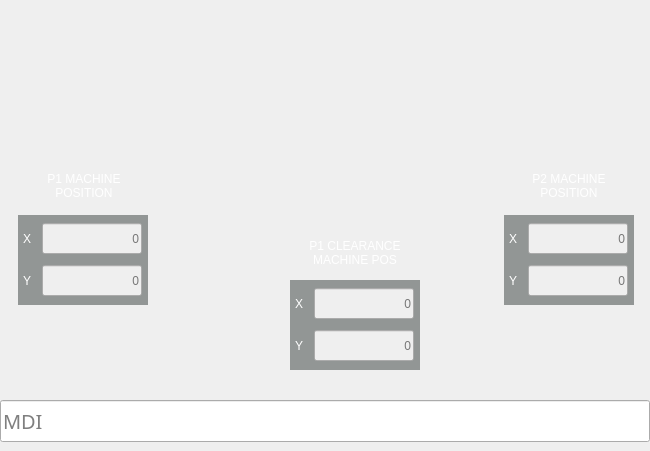
        <widget class="QWidget" name="widget_17" native="true">
         <property name="sizePolicy">
          <sizepolicy hsizetype="Preferred" vsizetype="Preferred">
           <horstretch>1</horstretch>
           <verstretch>0</verstretch>
          </sizepolicy>
         </property>
         <layout class="QVBoxLayout" name="verticalLayout_3">
          <property name="spacing">
           <number>0</number>
          </property>
          <property name="leftMargin">
           <number>0</number>
          </property>
          <property name="topMargin">
           <number>0</number>
          </property>
          <property name="rightMargin">
           <number>0</number>
          </property>
          <property name="bottomMargin">
           <number>9</number>
          </property>
          <item>
           <widget class="QWidget" name="widget_15" native="true">
            <property name="sizePolicy">
             <sizepolicy hsizetype="Fixed" vsizetype="Preferred">
              <horstretch>0</horstretch>
              <verstretch>0</verstretch>
             </sizepolicy>
            </property>
            <property name="minimumSize">
             <size>
              <width>650</width>
              <height>400</height>
             </size>
            </property>
            <property name="maximumSize">
             <size>
              <width>650</width>
              <height>400</height>
             </size>
            </property>
            <widget class="QLabel" name="label_17">
             <property name="geometry">
              <rect>
               <x>149</x>
               <y>27</y>
               <width>353</width>
               <height>300</height>
              </rect>
             </property>
             <property name="sizePolicy">
              <sizepolicy hsizetype="Fixed" vsizetype="Fixed">
               <horstretch>0</horstretch>
               <verstretch>0</verstretch>
              </sizepolicy>
             </property>
             <property name="pixmap">
              <pixmap resource="../../probe_basic.qrc">:/images/fork_points.png</pixmap>
             </property>
            </widget>
            <widget class="QWidget" name="widget_24" native="true">
             <property name="geometry">
              <rect>
               <x>18</x>
               <y>215</y>
               <width>130</width>
               <height>90</height>
              </rect>
             </property>
             <property name="sizePolicy">
              <sizepolicy hsizetype="Fixed" vsizetype="Fixed">
               <horstretch>0</horstretch>
               <verstretch>0</verstretch>
              </sizepolicy>
             </property>
             <property name="layoutDirection">
              <enum>Qt::RightToLeft</enum>
             </property>
             <property name="styleSheet">
              <string notr="true">.QWidget {
    background-color: #929695;
}</string>
             </property>
             <layout class="QVBoxLayout" name="verticalLayout_6">
              <property name="leftMargin">
               <number>0</number>
              </property>
              <property name="topMargin">
               <number>6</number>
              </property>
              <property name="rightMargin">
               <number>0</number>
              </property>
              <property name="bottomMargin">
               <number>6</number>
              </property>
              <item>
               <widget class="QWidget" name="widget_26" native="true">
                <property name="layoutDirection">
                 <enum>Qt::LeftToRight</enum>
                </property>
                <layout class="QHBoxLayout" name="horizontalLayout_10">
                 <property name="leftMargin">
                  <number>0</number>
                 </property>
                 <property name="topMargin">
                  <number>0</number>
                 </property>
                 <property name="rightMargin">
                  <number>0</number>
                 </property>
                 <property name="bottomMargin">
                  <number>0</number>
                 </property>
                 <item>
                  <widget class="QLabel" name="label_40">
                   <property name="sizePolicy">
                    <sizepolicy hsizetype="Fixed" vsizetype="Fixed">
                     <horstretch>0</horstretch>
                     <verstretch>0</verstretch>
                    </sizepolicy>
                   </property>
                   <property name="styleSheet">
                    <string notr="true">QLabel {
    color: white;
	font: 17pt &quot;Bebas Kai&quot;;
}</string>
                   </property>
                   <property name="text">
                    <string>X</string>
                   </property>
                  </widget>
                 </item>
                 <item>
                  <widget class="VCPSettingsLineEdit" name="rack_pocket_1_x_3984">
                   <property name="enabled">
                    <bool>false</bool>
                   </property>
                   <property name="sizePolicy">
                    <sizepolicy hsizetype="Fixed" vsizetype="Fixed">
                     <horstretch>0</horstretch>
                     <verstretch>0</verstretch>
                    </sizepolicy>
                   </property>
                   <property name="minimumSize">
                    <size>
                     <width>100</width>
                     <height>31</height>
                    </size>
                   </property>
                   <property name="maximumSize">
                    <size>
                     <width>100</width>
                     <height>31</height>
                    </size>
                   </property>
                   <property name="focusPolicy">
                    <enum>Qt::ClickFocus</enum>
                   </property>
                   <property name="styleSheet">
                    <string notr="true">VCPSettingsLineEdit {
    border-style: transparent;
    border-color: rgb(235, 235, 235);
    border-width: 1px;
    border-radius: 5px;
    color: black;
    background: rgb(235, 235, 235);
	font: 75 17pt &quot;Bebas Kai&quot;;
}</string>
                   </property>
                   <property name="alignment">
                    <set>Qt::AlignRight|Qt::AlignTrailing|Qt::AlignVCenter</set>
                   </property>
                   <property name="placeholderText">
                    <string>0</string>
                   </property>
                   <property name="rules" stdset="0">
                    <string>[{&quot;name&quot;: &quot;enable&quot;, &quot;property&quot;: &quot;Enable&quot;, &quot;expression&quot;: &quot;True if ch[0] else False&quot;, &quot;channels&quot;: [{&quot;url&quot;: &quot;status:all_axes_homed&quot;, &quot;trigger&quot;: true}]}]</string>
                   </property>
                   <property name="settingName" stdset="0">
                    <string>rack-atc-setup.pocket-1-x</string>
                   </property>
                   <property name="textFormat" stdset="0">
                    <string>{:.4f}</string>
                   </property>
                  </widget>
                 </item>
                </layout>
               </widget>
              </item>
              <item>
               <widget class="QWidget" name="widget_27" native="true">
                <property name="layoutDirection">
                 <enum>Qt::LeftToRight</enum>
                </property>
                <layout class="QHBoxLayout" name="horizontalLayout_11">
                 <property name="leftMargin">
                  <number>0</number>
                 </property>
                 <property name="topMargin">
                  <number>0</number>
                 </property>
                 <property name="rightMargin">
                  <number>0</number>
                 </property>
                 <property name="bottomMargin">
                  <number>0</number>
                 </property>
                 <item>
                  <widget class="QLabel" name="label_41">
                   <property name="sizePolicy">
                    <sizepolicy hsizetype="Fixed" vsizetype="Fixed">
                     <horstretch>0</horstretch>
                     <verstretch>0</verstretch>
                    </sizepolicy>
                   </property>
                   <property name="layoutDirection">
                    <enum>Qt::LeftToRight</enum>
                   </property>
                   <property name="styleSheet">
                    <string notr="true">QLabel {
    color: white;
	font: 17pt &quot;Bebas Kai&quot;;
}</string>
                   </property>
                   <property name="text">
                    <string>Y</string>
                   </property>
                  </widget>
                 </item>
                 <item>
                  <widget class="VCPSettingsLineEdit" name="rack_pocket_1_y_3985">
                   <property name="enabled">
                    <bool>false</bool>
                   </property>
                   <property name="sizePolicy">
                    <sizepolicy hsizetype="Fixed" vsizetype="Fixed">
                     <horstretch>0</horstretch>
                     <verstretch>0</verstretch>
                    </sizepolicy>
                   </property>
                   <property name="minimumSize">
                    <size>
                     <width>100</width>
                     <height>31</height>
                    </size>
                   </property>
                   <property name="maximumSize">
                    <size>
                     <width>100</width>
                     <height>31</height>
                    </size>
                   </property>
                   <property name="focusPolicy">
                    <enum>Qt::ClickFocus</enum>
                   </property>
                   <property name="styleSheet">
                    <string notr="true">VCPSettingsLineEdit {
    border-style: transparent;
    border-color: rgb(235, 235, 235);
    border-width: 1px;
    border-radius: 5px;
    color: black;
    background: rgb(235, 235, 235);
	font: 75 17pt &quot;Bebas Kai&quot;;
}</string>
                   </property>
                   <property name="alignment">
                    <set>Qt::AlignRight|Qt::AlignTrailing|Qt::AlignVCenter</set>
                   </property>
                   <property name="placeholderText">
                    <string>0</string>
                   </property>
                   <property name="rules" stdset="0">
                    <string>[{&quot;name&quot;: &quot;enable&quot;, &quot;property&quot;: &quot;Enable&quot;, &quot;expression&quot;: &quot;True if ch[0] else False&quot;, &quot;channels&quot;: [{&quot;url&quot;: &quot;status:all_axes_homed&quot;, &quot;trigger&quot;: true}]}]</string>
                   </property>
                   <property name="settingName" stdset="0">
                    <string>rack-atc-setup.pocket-1-y</string>
                   </property>
                   <property name="textFormat" stdset="0">
                    <string>{:.4f}</string>
                   </property>
                  </widget>
                 </item>
                </layout>
               </widget>
              </item>
             </layout>
            </widget>
            <widget class="QWidget" name="widget_25" native="true">
             <property name="geometry">
              <rect>
               <x>290</x>
               <y>280</y>
               <width>130</width>
               <height>90</height>
              </rect>
             </property>
             <property name="sizePolicy">
              <sizepolicy hsizetype="Fixed" vsizetype="Fixed">
               <horstretch>0</horstretch>
               <verstretch>0</verstretch>
              </sizepolicy>
             </property>
             <property name="layoutDirection">
              <enum>Qt::RightToLeft</enum>
             </property>
             <property name="styleSheet">
              <string notr="true">.QWidget {
    background-color: #929695;
}</string>
             </property>
             <layout class="QVBoxLayout" name="verticalLayout_7">
              <property name="leftMargin">
               <number>0</number>
              </property>
              <property name="topMargin">
               <number>6</number>
              </property>
              <property name="rightMargin">
               <number>0</number>
              </property>
              <property name="bottomMargin">
               <number>6</number>
              </property>
              <item>
               <widget class="QWidget" name="widget_28" native="true">
                <property name="layoutDirection">
                 <enum>Qt::LeftToRight</enum>
                </property>
                <layout class="QHBoxLayout" name="horizontalLayout_12">
                 <property name="leftMargin">
                  <number>0</number>
                 </property>
                 <property name="topMargin">
                  <number>0</number>
                 </property>
                 <property name="rightMargin">
                  <number>0</number>
                 </property>
                 <property name="bottomMargin">
                  <number>0</number>
                 </property>
                 <item>
                  <widget class="QLabel" name="label_43">
                   <property name="sizePolicy">
                    <sizepolicy hsizetype="Fixed" vsizetype="Fixed">
                     <horstretch>0</horstretch>
                     <verstretch>0</verstretch>
                    </sizepolicy>
                   </property>
                   <property name="styleSheet">
                    <string notr="true">QLabel {
    color: white;
	font: 17pt &quot;Bebas Kai&quot;;
}</string>
                   </property>
                   <property name="text">
                    <string>X</string>
                   </property>
                  </widget>
                 </item>
                 <item>
                  <widget class="VCPSettingsLineEdit" name="pocket_1_x_clearance_3988">
                   <property name="enabled">
                    <bool>false</bool>
                   </property>
                   <property name="sizePolicy">
                    <sizepolicy hsizetype="Fixed" vsizetype="Fixed">
                     <horstretch>0</horstretch>
                     <verstretch>0</verstretch>
                    </sizepolicy>
                   </property>
                   <property name="minimumSize">
                    <size>
                     <width>100</width>
                     <height>31</height>
                    </size>
                   </property>
                   <property name="maximumSize">
                    <size>
                     <width>100</width>
                     <height>31</height>
                    </size>
                   </property>
                   <property name="focusPolicy">
                    <enum>Qt::ClickFocus</enum>
                   </property>
                   <property name="styleSheet">
                    <string notr="true">VCPSettingsLineEdit {
    border-style: transparent;
    border-color: rgb(235, 235, 235);
    border-width: 1px;
    border-radius: 5px;
    color: black;
    background: rgb(235, 235, 235);
	font: 75 17pt &quot;Bebas Kai&quot;;
}</string>
                   </property>
                   <property name="alignment">
                    <set>Qt::AlignRight|Qt::AlignTrailing|Qt::AlignVCenter</set>
                   </property>
                   <property name="placeholderText">
                    <string>0</string>
                   </property>
                   <property name="rules" stdset="0">
                    <string>[{&quot;name&quot;: &quot;enable&quot;, &quot;property&quot;: &quot;Enable&quot;, &quot;expression&quot;: &quot;True if ch[0] else False&quot;, &quot;channels&quot;: [{&quot;url&quot;: &quot;status:all_axes_homed&quot;, &quot;trigger&quot;: true}]}]</string>
                   </property>
                   <property name="settingName" stdset="0">
                    <string>rack-atc-setup.pocket-1-x-clearance</string>
                   </property>
                   <property name="textFormat" stdset="0">
                    <string>{:.4f}</string>
                   </property>
                  </widget>
                 </item>
                </layout>
               </widget>
              </item>
              <item>
               <widget class="QWidget" name="widget_29" native="true">
                <property name="layoutDirection">
                 <enum>Qt::LeftToRight</enum>
                </property>
                <layout class="QHBoxLayout" name="horizontalLayout_13">
                 <property name="leftMargin">
                  <number>0</number>
                 </property>
                 <property name="topMargin">
                  <number>0</number>
                 </property>
                 <property name="rightMargin">
                  <number>0</number>
                 </property>
                 <property name="bottomMargin">
                  <number>0</number>
                 </property>
                 <item>
                  <widget class="QLabel" name="label_44">
                   <property name="sizePolicy">
                    <sizepolicy hsizetype="Fixed" vsizetype="Fixed">
                     <horstretch>0</horstretch>
                     <verstretch>0</verstretch>
                    </sizepolicy>
                   </property>
                   <property name="layoutDirection">
                    <enum>Qt::LeftToRight</enum>
                   </property>
                   <property name="styleSheet">
                    <string notr="true">QLabel {
    color: white;
	font: 17pt &quot;Bebas Kai&quot;;
}</string>
                   </property>
                   <property name="text">
                    <string>Y</string>
                   </property>
                  </widget>
                 </item>
                 <item>
                  <widget class="VCPSettingsLineEdit" name="pocket_1_y_clearance_3989">
                   <property name="enabled">
                    <bool>false</bool>
                   </property>
                   <property name="sizePolicy">
                    <sizepolicy hsizetype="Fixed" vsizetype="Fixed">
                     <horstretch>0</horstretch>
                     <verstretch>0</verstretch>
                    </sizepolicy>
                   </property>
                   <property name="minimumSize">
                    <size>
                     <width>100</width>
                     <height>31</height>
                    </size>
                   </property>
                   <property name="maximumSize">
                    <size>
                     <width>100</width>
                     <height>31</height>
                    </size>
                   </property>
                   <property name="focusPolicy">
                    <enum>Qt::ClickFocus</enum>
                   </property>
                   <property name="styleSheet">
                    <string notr="true">VCPSettingsLineEdit {
    border-style: transparent;
    border-color: rgb(235, 235, 235);
    border-width: 1px;
    border-radius: 5px;
    color: black;
    background: rgb(235, 235, 235);
	font: 75 17pt &quot;Bebas Kai&quot;;
}</string>
                   </property>
                   <property name="alignment">
                    <set>Qt::AlignRight|Qt::AlignTrailing|Qt::AlignVCenter</set>
                   </property>
                   <property name="placeholderText">
                    <string>0</string>
                   </property>
                   <property name="rules" stdset="0">
                    <string>[{&quot;name&quot;: &quot;enable&quot;, &quot;property&quot;: &quot;Enable&quot;, &quot;expression&quot;: &quot;True if ch[0] else False&quot;, &quot;channels&quot;: [{&quot;url&quot;: &quot;status:all_axes_homed&quot;, &quot;trigger&quot;: true}]}]</string>
                   </property>
                   <property name="settingName" stdset="0">
                    <string>rack-atc-setup.pocket-1-y-clearance</string>
                   </property>
                   <property name="textFormat" stdset="0">
                    <string>{:.4f}</string>
                   </property>
                  </widget>
                 </item>
                </layout>
               </widget>
              </item>
             </layout>
            </widget>
            <widget class="QWidget" name="widget_26" native="true">
             <property name="geometry">
              <rect>
               <x>504</x>
               <y>215</y>
               <width>130</width>
               <height>90</height>
              </rect>
             </property>
             <property name="sizePolicy">
              <sizepolicy hsizetype="Fixed" vsizetype="Fixed">
               <horstretch>0</horstretch>
               <verstretch>0</verstretch>
              </sizepolicy>
             </property>
             <property name="layoutDirection">
              <enum>Qt::RightToLeft</enum>
             </property>
             <property name="styleSheet">
              <string notr="true">.QWidget {
    background-color: #929695;
}</string>
             </property>
             <layout class="QVBoxLayout" name="verticalLayout_8">
              <property name="leftMargin">
               <number>0</number>
              </property>
              <property name="topMargin">
               <number>6</number>
              </property>
              <property name="rightMargin">
               <number>0</number>
              </property>
              <property name="bottomMargin">
               <number>6</number>
              </property>
              <item>
               <widget class="QWidget" name="widget_30" native="true">
                <property name="layoutDirection">
                 <enum>Qt::LeftToRight</enum>
                </property>
                <layout class="QHBoxLayout" name="horizontalLayout_15">
                 <property name="leftMargin">
                  <number>0</number>
                 </property>
                 <property name="topMargin">
                  <number>0</number>
                 </property>
                 <property name="rightMargin">
                  <number>0</number>
                 </property>
                 <property name="bottomMargin">
                  <number>0</number>
                 </property>
                 <item>
                  <widget class="QLabel" name="label_46">
                   <property name="sizePolicy">
                    <sizepolicy hsizetype="Fixed" vsizetype="Fixed">
                     <horstretch>0</horstretch>
                     <verstretch>0</verstretch>
                    </sizepolicy>
                   </property>
                   <property name="styleSheet">
                    <string notr="true">QLabel {
    color: white;
	font: 17pt &quot;Bebas Kai&quot;;
}</string>
                   </property>
                   <property name="text">
                    <string>X</string>
                   </property>
                  </widget>
                 </item>
                 <item>
                  <widget class="VCPSettingsLineEdit" name="rack_pocket_2_x_3986">
                   <property name="enabled">
                    <bool>false</bool>
                   </property>
                   <property name="sizePolicy">
                    <sizepolicy hsizetype="Fixed" vsizetype="Fixed">
                     <horstretch>0</horstretch>
                     <verstretch>0</verstretch>
                    </sizepolicy>
                   </property>
                   <property name="minimumSize">
                    <size>
                     <width>100</width>
                     <height>31</height>
                    </size>
                   </property>
                   <property name="maximumSize">
                    <size>
                     <width>100</width>
                     <height>31</height>
                    </size>
                   </property>
                   <property name="focusPolicy">
                    <enum>Qt::ClickFocus</enum>
                   </property>
                   <property name="styleSheet">
                    <string notr="true">VCPSettingsLineEdit {
    border-style: transparent;
    border-color: rgb(235, 235, 235);
    border-width: 1px;
    border-radius: 5px;
    color: black;
    background: rgb(235, 235, 235);
	font: 75 17pt &quot;Bebas Kai&quot;;
}</string>
                   </property>
                   <property name="alignment">
                    <set>Qt::AlignRight|Qt::AlignTrailing|Qt::AlignVCenter</set>
                   </property>
                   <property name="placeholderText">
                    <string>0</string>
                   </property>
                   <property name="rules" stdset="0">
                    <string>[{&quot;name&quot;: &quot;enable&quot;, &quot;property&quot;: &quot;Enable&quot;, &quot;expression&quot;: &quot;True if ch[0] else False&quot;, &quot;channels&quot;: [{&quot;url&quot;: &quot;status:all_axes_homed&quot;, &quot;trigger&quot;: true}]}]</string>
                   </property>
                   <property name="settingName" stdset="0">
                    <string>rack-atc-setup.pocket-2-x</string>
                   </property>
                   <property name="textFormat" stdset="0">
                    <string>{:.4f}</string>
                   </property>
                  </widget>
                 </item>
                </layout>
               </widget>
              </item>
              <item>
               <widget class="QWidget" name="widget_31" native="true">
                <property name="layoutDirection">
                 <enum>Qt::LeftToRight</enum>
                </property>
                <layout class="QHBoxLayout" name="horizontalLayout_16">
                 <property name="leftMargin">
                  <number>0</number>
                 </property>
                 <property name="topMargin">
                  <number>0</number>
                 </property>
                 <property name="rightMargin">
                  <number>0</number>
                 </property>
                 <property name="bottomMargin">
                  <number>0</number>
                 </property>
                 <item>
                  <widget class="QLabel" name="label_47">
                   <property name="sizePolicy">
                    <sizepolicy hsizetype="Fixed" vsizetype="Fixed">
                     <horstretch>0</horstretch>
                     <verstretch>0</verstretch>
                    </sizepolicy>
                   </property>
                   <property name="layoutDirection">
                    <enum>Qt::LeftToRight</enum>
                   </property>
                   <property name="styleSheet">
                    <string notr="true">QLabel {
    color: white;
	font: 17pt &quot;Bebas Kai&quot;;
}</string>
                   </property>
                   <property name="text">
                    <string>Y</string>
                   </property>
                  </widget>
                 </item>
                 <item>
                  <widget class="VCPSettingsLineEdit" name="rack_pocket_2_y_3987">
                   <property name="enabled">
                    <bool>false</bool>
                   </property>
                   <property name="sizePolicy">
                    <sizepolicy hsizetype="Fixed" vsizetype="Fixed">
                     <horstretch>0</horstretch>
                     <verstretch>0</verstretch>
                    </sizepolicy>
                   </property>
                   <property name="minimumSize">
                    <size>
                     <width>100</width>
                     <height>31</height>
                    </size>
                   </property>
                   <property name="maximumSize">
                    <size>
                     <width>100</width>
                     <height>31</height>
                    </size>
                   </property>
                   <property name="focusPolicy">
                    <enum>Qt::ClickFocus</enum>
                   </property>
                   <property name="styleSheet">
                    <string notr="true">VCPSettingsLineEdit {
    border-style: transparent;
    border-color: rgb(235, 235, 235);
    border-width: 1px;
    border-radius: 5px;
    color: black;
    background: rgb(235, 235, 235);
	font: 75 17pt &quot;Bebas Kai&quot;;
}</string>
                   </property>
                   <property name="alignment">
                    <set>Qt::AlignRight|Qt::AlignTrailing|Qt::AlignVCenter</set>
                   </property>
                   <property name="placeholderText">
                    <string>0</string>
                   </property>
                   <property name="rules" stdset="0">
                    <string>[{&quot;name&quot;: &quot;enable&quot;, &quot;property&quot;: &quot;Enable&quot;, &quot;expression&quot;: &quot;True if ch[0] else False&quot;, &quot;channels&quot;: [{&quot;url&quot;: &quot;status:all_axes_homed&quot;, &quot;trigger&quot;: true}]}]</string>
                   </property>
                   <property name="settingName" stdset="0">
                    <string>rack-atc-setup.pocket-2-y</string>
                   </property>
                   <property name="textFormat" stdset="0">
                    <string>{:.4f}</string>
                   </property>
                  </widget>
                 </item>
                </layout>
               </widget>
              </item>
             </layout>
            </widget>
            <widget class="QLabel" name="label_36">
             <property name="geometry">
              <rect>
               <x>19</x>
               <y>160</y>
               <width>130</width>
               <height>51</height>
              </rect>
             </property>
             <property name="sizePolicy">
              <sizepolicy hsizetype="Preferred" vsizetype="Fixed">
               <horstretch>0</horstretch>
               <verstretch>0</verstretch>
              </sizepolicy>
             </property>
             <property name="styleSheet">
              <string notr="true">QLabel {
    color: white;
	font: 16pt &quot;Bebas Kai&quot;;
}</string>
             </property>
             <property name="text">
              <string>P1 MACHINE POSITION</string>
             </property>
             <property name="alignment">
              <set>Qt::AlignCenter</set>
             </property>
             <property name="wordWrap">
              <bool>true</bool>
             </property>
            </widget>
            <widget class="QLabel" name="label_37">
             <property name="geometry">
              <rect>
               <x>290</x>
               <y>227</y>
               <width>130</width>
               <height>51</height>
              </rect>
             </property>
             <property name="sizePolicy">
              <sizepolicy hsizetype="Preferred" vsizetype="Fixed">
               <horstretch>0</horstretch>
               <verstretch>0</verstretch>
              </sizepolicy>
             </property>
             <property name="styleSheet">
              <string notr="true">QLabel {
    color: white;
	font: 16pt &quot;Bebas Kai&quot;;
}</string>
             </property>
             <property name="text">
              <string>P1 CLEARANCE MACHINE POS</string>
             </property>
             <property name="alignment">
              <set>Qt::AlignCenter</set>
             </property>
             <property name="wordWrap">
              <bool>true</bool>
             </property>
            </widget>
            <widget class="QLabel" name="label_39">
             <property name="geometry">
              <rect>
               <x>504</x>
               <y>160</y>
               <width>130</width>
               <height>51</height>
              </rect>
             </property>
             <property name="sizePolicy">
              <sizepolicy hsizetype="Preferred" vsizetype="Fixed">
               <horstretch>0</horstretch>
               <verstretch>0</verstretch>
              </sizepolicy>
             </property>
             <property name="styleSheet">
              <string notr="true">QLabel {
    color: white;
	font: 16pt &quot;Bebas Kai&quot;;
}</string>
             </property>
             <property name="text">
              <string>P2 MACHINE POSITION</string>
             </property>
             <property name="alignment">
              <set>Qt::AlignCenter</set>
             </property>
             <property name="wordWrap">
              <bool>true</bool>
             </property>
            </widget>
           </widget>
          </item>
          <item>
           <widget class="QWidget" name="widget_18" native="true">
            <property name="sizePolicy">
             <sizepolicy hsizetype="Fixed" vsizetype="Preferred">
              <horstretch>0</horstretch>
              <verstretch>0</verstretch>
             </sizepolicy>
            </property>
            <property name="maximumSize">
             <size>
              <width>650</width>
              <height>16777215</height>
             </size>
            </property>
           </widget>
          </item>
          <item>
           <widget class="MDIEntry" name="m">
            <property name="minimumSize">
             <size>
              <width>0</width>
              <height>42</height>
             </size>
            </property>
            <property name="maximumSize">
             <size>
              <width>16777215</width>
              <height>42</height>
             </size>
            </property>
            <property name="font">
             <font>
              <family>Bebas Kai</family>
              <pointsize>15</pointsize>
              <weight>50</weight>
              <italic>false</italic>
              <bold>false</bold>
             </font>
            </property>
            <property name="focusPolicy">
             <enum>Qt::ClickFocus</enum>
            </property>
            <property name="placeholderText">
             <string>MDI</string>
            </property>
           </widget>
          </item>
         </layout>
        </widget>
